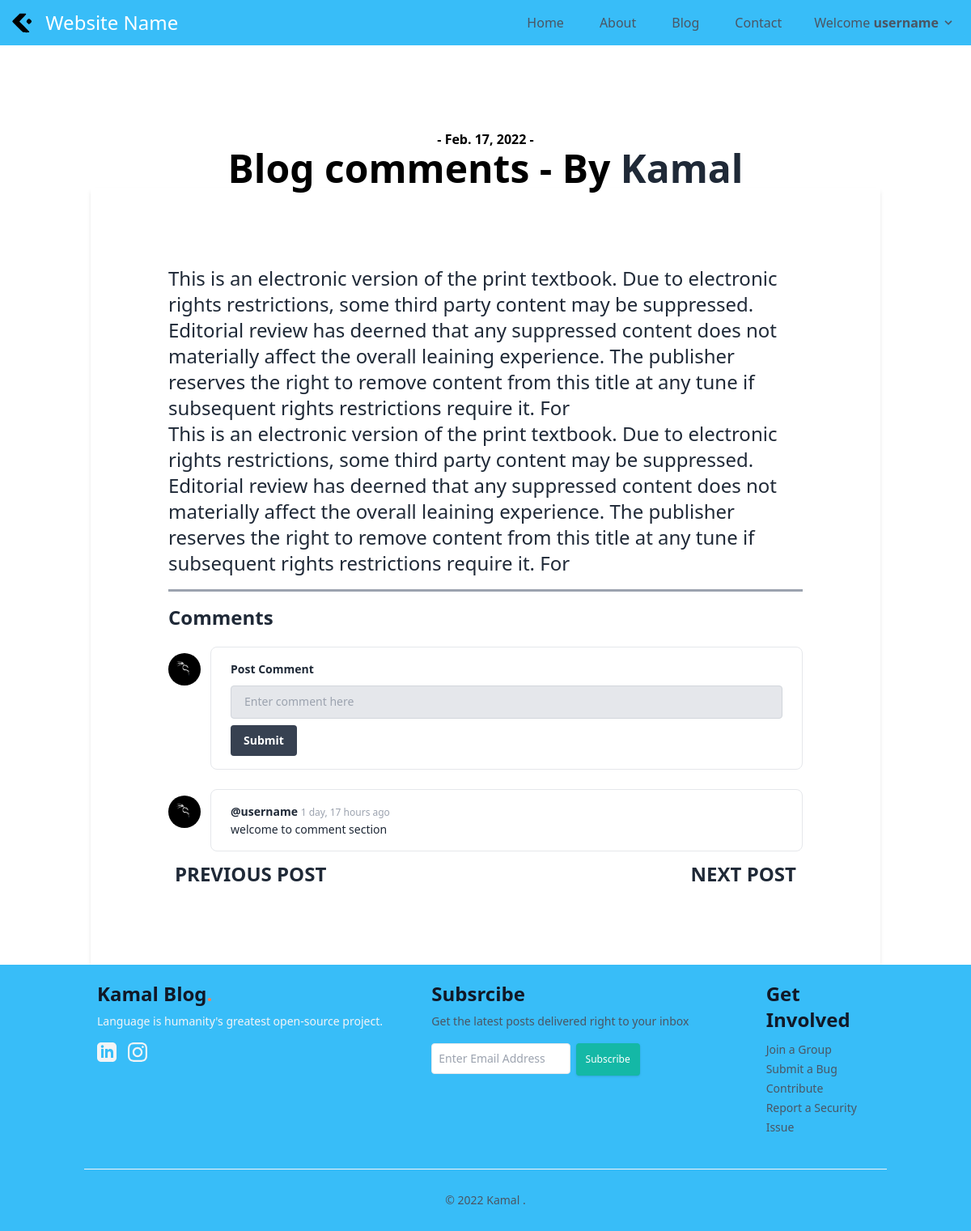
Page /blog/Blog comments/ (signed in) on the committed database.
### blog/models.py (models this page shows, shortened)
class Post(models.Model):
    sno=models.AutoField(primary_key=True)
    category=models.CharField(max_length=50)
    title=models.CharField(max_length=255)
    author=models.CharField(max_length=14)
    slug=models.CharField(max_length=130)
    timeStamp=models.DateField(blank=True, null=True)
    timeRead=models.IntegerField()
    image=models.ImageField(upload_to='Images', default="")
    content=models.TextField()

class BlogComment(models.Model):
    sno= models.AutoField(primary_key=True)
    comment=models.TextField()
    user=models.ForeignKey(User, on_delete=models.CASCADE)
    post=models.ForeignKey(Post, on_delete=models.CASCADE)
    parent=models.ForeignKey('self',on_delete=models.CASCADE, null=True )
    timestamp= models.DateTimeField(default=now)

### blog/views.py (the view)
# urls.py: path('<str:slug>/', views.blogPage, name="blogPage"),
def blogPage(request, slug):
    post=Post.objects.filter(slug=slug).first()
    comments= BlogComment.objects.filter(post=post, parent=None)
    context={"post":post, 'comments': comments,}
    return render(request, "blog/blogPage.html", context)

### templates/blog/blogpage.html (shortened to what this page needs)
{% extends 'basic.html' %}
{% load static %}
{% load humanize %}
{% load extras %}
{% block body %}
<div class="text-center pt-16 md:pt-16">
    <p class="text-sm md:text-base text-grey-500 font-bold">- {{post.timeStamp}} -
    </p>
    <h1 class="font-bold break-normal text-3xl md:text-5xl">{{post.title}} - By <a class="text-gray-800  no-underline"
            href="/about">{{post.author}}</a></h1>
</div>
<div class="container max-w-5xl mx-auto">
    <div class="mx-0 sm:mx-6">
        <div class="bg-white w-full p-8 md:p-24 text-xl md:text-2xl text-gray-800 leading-normal shadow-md">
            <p class="font-serif">
                {{post.content|safe}}
            </p>
            <hr class=" border-b-2 border-gray-400 my-4 ">
            <div class="bg-white w-full h-auto flex flex-col space-y-2">
                <div>
                    <strong class=" ">Comments</strong>
                </div>
                {% if user.is_authenticated %}
                <form action="/blog/postComment/" method="post">
                    <div class="flex ">
                        <div class="  flex my-3 w-full">
                            <div class="  flex-shrink-0 mr-3"><img src="/media/Images/kali.png" alt=""
                                    class="  mt-2 rounded-full w-8 h-8 sm:w-10 sm:h-10"></div>
                            <div
                                class="text-sm flex-1 border rounded-lg px-4 py-2 sm:px-6 sm:py-4 space-y-2 leading-relaxed  max-w-[75vw] break-words">
                                <strong class=" ">Post Comment</strong>
                                <input required name="comment" placeholder="Enter comment here"
                                    class="bg-gray-200 w-full text-gray-700 focus:outline-none focus:shadow-outline border border-gray-300 rounded py-2 px-4 block appearance-none"
                                    type="text">
                                <button type="submit"
                                    class=" bg-gray-700 text-white font-bold py-2 px-4 rounded hover:bg-gray-600">Submit</button>
                            </div>
                        </div>
                    </div>
                </form>
                {% else %}
                <p>
                    Please <span><a class="text-sky-400 text-xl" href="#">login</a></span> to post a comment
                </p>
                {% endif %}
            </div>
            {% for comment in comments %}
            <div class="flex ">
                <div class="  flex my-3 w-full">
                    <div class="  flex-shrink-0 mr-3"><img src="/media/Images/kali.png" alt=""
                            class="  mt-2 rounded-full w-8 h-8 sm:w-10 sm:h-10"></div>
                    <div
                        class="text-sm flex-1 border rounded-lg px-4 py-2 sm:px-6 sm:py-4 leading-relaxed  max-w-[75vw] break-words">
                        <strong class=" ">@{{comment.user.username}}</strong> <span
                            class="  text-xs text-gray-400">{{comment.timestamp| naturaltime}}</span>
                        <p class="  text-sm"> {{comment.comment}}</p>
                    </div>
                </div>
            </div>
            {% endfor %}
            <div class="flex justify-between border-t border-lila py-12 mt-10">
                <a href="/" class="flex items-center">
                    <span class="font-body font-bold text-primary text-lg uppercase block pl-2 md:pl-5">Previous
                        Post</span>
                </a>
                <a href="/" class="flex items-center">
                    <span class="font-body font-bold text-primary text-lg uppercase block pr-2 md:pr-5">Next
                        Post</span>
                </a>
            </div>
        </div>
    </div>
</div>
{% endblock body %}

### templates/basic.html (shortened to what this page needs)
<!DOCTYPE html>
<html lang="en">
<head>
    <link rel="stylesheet" href="/static/style.css">
</head>
<body class="bg-white font-sans leading-normal tracking-normal">
    <nav class="flex items-center justify-between flex-wrap bg-sky-400 p-2 fixed w-full z-10 top-0">
        <div class="flex items-center flex-shrink-0 text-white mr-6">
            <img class="h-10" src="/media/logo.svg" alt="">
            <a class="text-white no-underline hover:text-white hover:no-underline" href="/">
                <span class="text-2xl pl-2"> Website Name</span>
            </a>
        </div>
        <div class="w-full flex-grow lg:flex lg:items-center lg:w-auto hidden pt-6 lg:pt-0" id="nav-content">
            <ul class="list-reset lg:flex justify-end flex-1 items-center">
                <li class="mr-3 ">
                    <a class="inline-block  text-gray-600 {% block homeactive %}  {% endblock homeactive %} py-2 px-4  no-underline hover:text-gray-200"
                        href="/">Home</a>
                </li>
                <li class="mr-3">
                    <a class="inline-block text-gray-600 no-underline hover:text-gray-200 hover:text-underline py-2 px-4"
                        href="/about">About</a>
                </li>
                <li class="mr-3">
                    <a class="inline-block text-gray-600 no-underline hover:text-gray-200 hover:text-underline py-2 px-4"
                        href="/blog">Blog</a>
                </li>
                <li class="mr-3">
                    <a class="inline-block text-gray-600 no-underline hover:text-gray-200 hover:text-underline py-2 px-4"
                        href="/contact">Contact</a>
                </li>
                {% if user.is_authenticated %}
                <div class="group inline-block text-gray-600">
                    <button
                        class="outline-none focus:outline-none px-3 py-1 bg-sky-400 rounded-sm flex items-center min-w-32">
                        <span class="pr-1  hover:text-gray-100 flex-1">Welcome <span class=" font-semibold">
                                {{request.user}}</span></span>
                        <span>
                            <svg class="fill-current h-4 w-4 transform group-hover:-rotate-180
                          transition duration-150 ease-in-out" xmlns="http://www.w3.org/2000/svg" viewBox="0 0 20 20">
                                <path d="M9.293 12.95l.707.707L15.657 8l-1.414-1.414L10 10.828 5.757 6.586 4.343 8z" />
                            </svg>
                        </span>
                    </button>
                </div>
        </div>
        {% endif %}
    </nav>
    {% block body %}{% endblock body %}
    <div>
        <footer class="bg-sky-400 font-sans relative pt-5 pb-3 md:pb-6">
            <div class="container mx-auto px-4">
                <div class="flex flex-wrap">
                    <div class="flex w-full md:w-5/12">
                        <div class="text-2xl px-4">
                            <h3 class="font-bold text-gray-900 dark:text-gray-100">Kamal
                                Blog<span style="color: #FF7F50;">.</span>
                            </h3>
                            <p class="mt-2 mb-4 text-gray-100 dark:text-gray-100 text-sm">
                                Language is humanity's greatest open-source project.
                            </p>
                            <div class="flex-row my-4">
                                <a class="h-8 w-8 rounded-full outline-none focus:outline-none" type="button" href="#">
                                </a>
                                <a class="h-8 w-8 rounded-full outline-none focus:outline-none" type="button" href="#">
                                </a>
                            </div>
                        </div>
                    </div>
                    <div class="flex w-full md:w-5/12 px-4">
                        <div class="text-2xl">
                            <p class="font-bold text-gray-900 dark:text-gray-100">Subsrcibe</p>
                            <p class="mt-2 mb-4 text-gray-600 dark:text-gray-100 text-sm">Get the latest posts delivered
                                right
                                to your inbox</p>
                            <div class="my-4">
                                <form id="footerForm" action="/subscribe/" method="POST" class="form-horizontal">
                                    <input type="email" name="email" size="14"
                                        class="p-2 border border-grey-light rounded text-black placeholder-gray-400 text-sm h-auto
                                                focus:bg-white focus:outline-none focus:ring-2 focus:ring-teal-400 focus:border-transparent"
                                        placeholder="Enter Email Address" required="required">
                                    <input type="submit" id="emailBtn" value="Subscribe"
                                        class="bg-teal-500 text-white active:bg-teal-400
                                                    rounded shadow hover:shadow-lg outline-none focus:outline-none h-auto text-xs p-3">
                                </form>
                            </div>
                        </div>
                    </div>
                    <div class="flex w-full md:w-2/12 px-4">
                        <div class="flex flex-wrap items-top">
                            <div class="w-full  ml-auto">
                                <p class="font-bold text-2xl text-gray-900 dark:text-gray-100">Get Involved</p>
                                <ul class="list-unstyled mt-2 mb-4">
                                    <li>
                                        <a class="text-gray-600 dark:text-gray-100 hover:underline py-1 text-sm"
                                            href='#'>Join a Group</a>
                                    </li>
                                    <li>
                                        <a class="text-gray-600 dark:text-gray-100 hover:underline py-1 text-sm"
                                            href='#'>Submit a Bug</a>
                                    </li>
                                    <li>
                                        <a class="text-gray-600 dark:text-gray-100 hover:underline py-1 text-sm"
                                            href='#'>Contribute</a>
                                    </li>
                                    <li>
                                        <a class="text-gray-600 dark:text-gray-100 hover:underline py-1 text-sm"
                                            href='#'>Report a Security Issue</a>
                                    </li>
                                </ul>
                            </div>
                        </div>
                    </div>
                </div>
                <hr class="my-3 md:my-6 border-gray-100" />
                <div class="flex flex-wrap items-center md:justify-between justify-center">
                    <div class="w-full md:w-4/12 px-4 mx-auto text-center">
                        <div class="text-sm text-gray-600 dark:text-gray-100 py-1">
                            &copy;
                            <span id="year">2022</span>
                            <a href="#" class="hover:underline hover:text-gray-500">Kamal
                            </a>.
                        </div>
                    </div>
                </div>
            </div>
        </footer>
    </div>
</body>
</html>

### templates/basic.html (style rules this page uses)
.min-w-32 { min-width: 8rem }

### rows in the picture
Post: timeStamp "Feb. 17, 2022", title "Blog comments", author "Kamal", content "This is an electronic version of the print textbook. Due to electronic rights restrictions, some third party content may be suppressed. Editorial review has deerned that any suppressed content does not materially affect the overall leaining experience. The publisher reserves the right to remove content from this title at any tune if subsequent rights restrictions require it. For This is an electronic version of the print textbook. Due to electronic rights restrictions, some third party content may be suppressed. Editorial review has deerned that any suppressed content does not materially affect the overall leaining experience. The publisher reserves the right to remove content from this…"
BlogComment: user.username "username", timestamp "1 day, 17 hours ago", comment "welcome to comment section"

### other values in the picture
{{ request.user }} "username"
